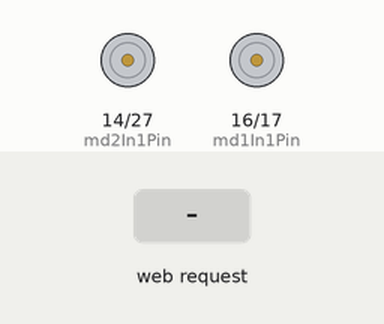
Simulated run of this sketch. Board: ESP32. On the bench: motor-driver pin pairs drawn as motors (green arrow = first pin HIGH = forward, orange = second pin HIGH = backward, longer = more drive, scaled by the enable pin). Inputs (shaded band) come from the test bench. WiFi joins after 1.5 s; servers stay silent unless stated; what the sketch prints to the serial monitor is not drawn.

Above: at 2.7 s.
2.8 s: HTTP request GET /go received
At 3.5 s:
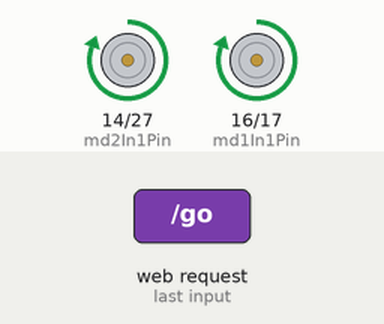
4.3 s: HTTP request GET /back received
At 4.6 s:
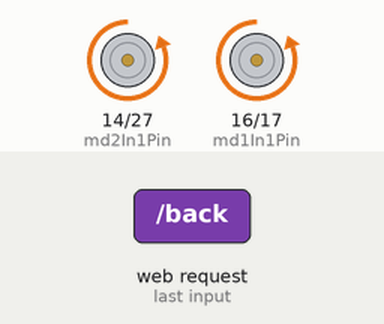
5.8 s: HTTP request GET /rightTurn received
At 6.9 s:
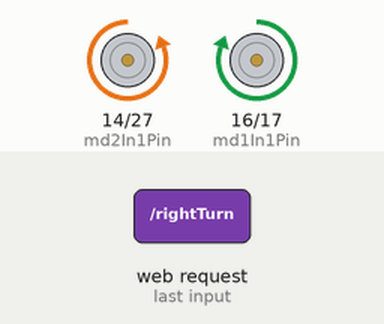
7.3 s: HTTP request GET /leftTurn received
At 8.1 s:
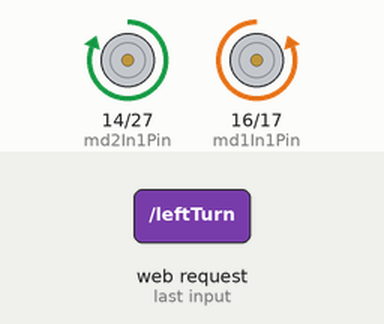
Timing chart, 0 to 9.8 s (numbered marks = the images above; inputs shaded):
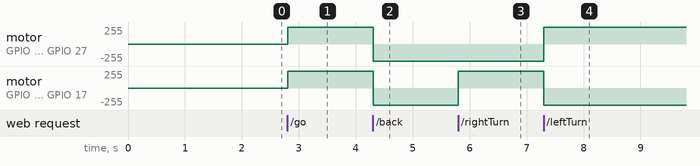

Measured:
- after the input at 2.8 s, motor on GPIO 14 (md2In1Pin) / GPIO 27 (md2In2Pin), motor on GPIO 16 (md1In1Pin) / GPIO 17 (md1In2Pin): stopped → forward 255/255 at once
- after the input at 4.3 s, motor on GPIO 14 (md2In1Pin) / GPIO 27 (md2In2Pin), motor on GPIO 16 (md1In1Pin) / GPIO 17 (md1In2Pin): forward 255/255 → backward 255/255 at once
- after the input at 5.8 s, motor on GPIO 16 (md1In1Pin) / GPIO 17 (md1In2Pin): backward 255/255 → forward 255/255 at once
- after the input at 7.3 s, motor on GPIO 14 (md2In1Pin) / GPIO 27 (md2In2Pin): backward 255/255 → forward 255/255 at once; motor on GPIO 16 (md1In1Pin) / GPIO 17 (md1In2Pin): forward 255/255 → backward 255/255 at once

The sketch:

sketch_motor_control_for_wifi.ino
```cpp
/**
 * Motor Control
 */
#include <WiFi.h>

const char* ssid = "your network ssid";
const char* password = "your network password";

WiFiServer server(80);
String header;

// Motor Driver 1
const int md1PwmPin = 4;
const int md1In1Pin = 16;
const int md1In2Pin = 17;

// Motor Driver 2
const int md2PwmPin = 12;
const int md2In1Pin = 14;
const int md2In2Pin = 27;

void setup() {
  Serial.begin(115200);

  // Motor driver 1 setting
  pinMode(md1PwmPin, OUTPUT);
  pinMode(md1In1Pin, OUTPUT);
  pinMode(md1In2Pin, OUTPUT);

  // Motor driver 2 setting
  pinMode(md2PwmPin, OUTPUT);
  pinMode(md2In1Pin, OUTPUT);
  pinMode(md2In2Pin, OUTPUT);

  digitalWrite(md1PwmPin, HIGH);
  digitalWrite(md2PwmPin, HIGH);

  // Setting Web Server
  Serial.print("Connecting to ");
  Serial.println(ssid);
  WiFi.begin(ssid, password);
  while (WiFi.status() != WL_CONNECTED) {
    delay(500);
    Serial.print(".");
  }
  Serial.println("");
  Serial.println("WiFi connected.");
  Serial.println("IP address: ");
  Serial.println(WiFi.localIP());
  server.begin();
}

void loop() {
  WiFiClient client = server.available();

  if (client) {
    Serial.println("New Client.");
    String currentLine = "";

    while (client.connected()) {
      if (client.available()) {
        char c = client.read();
        Serial.write(c);

        header += c;
        if (c == '\n') {
          if (currentLine.length() == 0) {
            client.println("HTTP/1.1 200 OK");
            client.println("Content-type: text/html");
            client.println("Connection: close");
            client.println();
            client.println("<!DOCTYPE html><html>");
            client.println("<head><meta name=\"viewport\"content=\"width=device-width, initial-scale=1\">");
            client.println("<link rel=\"icon\" href=\"data:,\">");
            client.println("<style>html { font-family: Helvetica; display:inline-block; margin: 0px auto; text-align: center;}");
            client.println(".button { background-color: #4CAF50; border:none; color: white; padding: 16px 40px;");
            client.println("text-decoration: none; font-size: 30px; margin:2px; cursor: pointer;}");
            client.println(".button2 {background-color:#555555;}</style></head>");
            client.println("<body><h1>ESP32 Motor Control for Web Server</h1>");
            client.println("<p><a href=\"/go\"><button class=\"button\">Go</button></a></p>");
            client.println("<p><a href=\"/back\"><button class=\"button\">Back</button></a></p>");
            client.println("<p><a href=\"/rightTurn\"><button class=\"button\">Right Turn</button></a></p>");
            client.println("<p><a href=\"/leftTurn\"><button class=\"button\">Left Turn</button></a></p>");
            client.println("<p><a href=\"/brake\"><button class=\"button\">Brake</button></a></p>");
            client.println("</body></html>");
            client.println();

            if (header.indexOf("GET /go") >= 0) {
              Serial.println("push button: go");
              go();
            } else if (header.indexOf("GET /back") >= 0) {
              Serial.println("push button: back");
              back();
            } else if (header.indexOf("GET /rightTurn") >= 0) {
              Serial.println("push button: right turn");
              rightTurn();
            } else if (header.indexOf("GET /leftTurn") >= 0) {
              Serial.println("push button: left turn");
              leftTurn();
            } else {
              Serial.println("push button: brake");
              brake();
            }
            break;
          } else {
            currentLine = "";
          }
        } else if (c != '\r') {
          currentLine += c;
        }
      }
    }
    header = "";
    client.stop();
    Serial.println("Client disconnected.");
    Serial.println("");
  }
}

void go() {
  digitalWrite(md1In1Pin, HIGH);
  digitalWrite(md1In2Pin, LOW);
  digitalWrite(md2In1Pin, HIGH);
  digitalWrite(md2In2Pin, LOW);
}

void back() {
  digitalWrite(md1In1Pin, LOW);
  digitalWrite(md1In2Pin, HIGH);
  digitalWrite(md2In1Pin, LOW);
  digitalWrite(md2In2Pin, HIGH);
}

void rightTurn() {
  digitalWrite(md1In1Pin, HIGH);
  digitalWrite(md1In2Pin, LOW);
  digitalWrite(md2In1Pin, LOW);
  digitalWrite(md2In2Pin, HIGH);
}

void leftTurn() {
  digitalWrite(md1In1Pin, LOW);
  digitalWrite(md1In2Pin, HIGH);
  digitalWrite(md2In1Pin, HIGH);
  digitalWrite(md2In2Pin, LOW);
}

void brake() {
  digitalWrite(md1In1Pin, HIGH);
  digitalWrite(md1In2Pin, HIGH);
  digitalWrite(md2In1Pin, HIGH);
  digitalWrite(md2In2Pin, HIGH);
}
```
